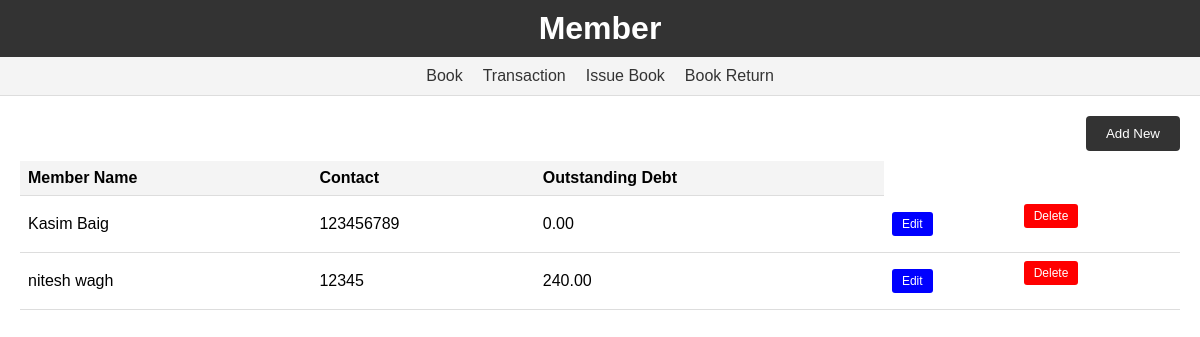
The page /member/list/ on the database its author committed.
### library/models.py (models this page shows, shortened)
class Member(TimeStampedModel):
    name = models.CharField(max_length=100)
    contact = models.CharField(max_length=20)
    outstanding_debt = models.DecimalField(max_digits=8, decimal_places=2, default=0)

### library/views.py (the view)
# urls.py: path('member/list/',views.MemberListview.as_view(),name='member_list'),
class MemberListview(View):
    def get(self,request,*args,**kwargs):
        member = Member.objects.all()
        return render(request,'library/member_list.html',{'member':member})

### library/templates/library/member_list.html (shortened to what this page needs)
{% load static %}
<link rel="stylesheet" href="{% static 'library/book_list.css' %}">
<!DOCTYPE html>
<html>
<head>
</head>
<body>
    <header>
        <h1> Member </h1>
    </header>
    <div class="navbar">
        <ul>
            <li><a href="{% url 'library:list'%}">Book</a></li>
            <li><a href="{% url 'library:transaction_list'%}">Transaction</a></li>
            <li><a href="{% url 'library:issue_book' %}">Issue Book</a></li>
            <li><a href="{% url 'library:return_book' %}">Book Return</a></li>
        </ul>
    </div>
    <div class="container">
        <div class="button-container">
            <a href="{% url 'library:add-member'%}"><button>Add New</button></a>
        </div>
        <div class="table-container">
            <table class="table table-striped table-bordered" id="dtTable">
                <thead>
                    <tr>
                        <th>Member Name</th>
                        <th>Contact</th>
                        <th>Outstanding Debt</th>
                    </tr>
                </thead>
                <tbody>
                    {% for member in member %}
                        <tr>
                            <td>{{ member.name }}</td>
                            <td>{{ member.contact }}</td>
                            <td>{{ member.outstanding_debt }}</td>
                            <td>
                                <a href="{% url 'library:update-member' member.id%}"><button class="edit-button">Edit</button></a>
                            </td>
                            <td>
                                <form action="{% url 'library:delete-member' member.id %}" method="POST">
                                    <button class="delete-button" type="submit">Delete</button>
                                </form>
                            </td>
                        </tr>
                    {% endfor %}
                </tbody>
            </table>
        </div>
    </div>
</body>
</html>

### library/static/library/book_list.css (style rules this page uses)
body { font-family: Arial, sans-serif; margin: 0; padding: 0; }
header { background-color: #333; color: #fff; padding: 10px; text-align: center; }
h1 { margin: 0; }
.navbar { background-color: #f4f4f4; padding: 10px; border-bottom: 1px solid #ddd; }
.navbar ul { list-style-type: none; margin: 0; padding: 0; display: flex; justify-content: center; }
.navbar li { margin: 0 10px; }
.navbar li a { display: block; color: #333; text-align: center; text-decoration: none; }
.container { margin: 20px; }
.table-container { margin-bottom: 20px; }
table { width: 100%; border-collapse: collapse; }
th, td { padding: 8px; text-align: left; border-bottom: 1px solid #ddd; }
th { background-color: #f4f4f4; font-weight: bold; }
.button-container { text-align: right; margin-bottom: 10px; }
.button-container button { padding: 10px 20px; background-color: #333; color: #fff; border: none; border-radius: 4px; cursor: pointer; }
.delete-button { background-color: red; color: white; padding: 5px 10px; border: none; border-radius: 3px; font-size: 12px; cursor: pointer; }
.edit-button { background-color: blue; color: white; padding: 5px 10px; border: none; border-radius: 3px; font-size: 12px; cursor: pointer; }

### rows shown on the page
Member: name "Kasim Baig", contact "123456789", outstanding_debt "0.00"
Member: name "nitesh wagh", contact "12345", outstanding_debt "240.00"
